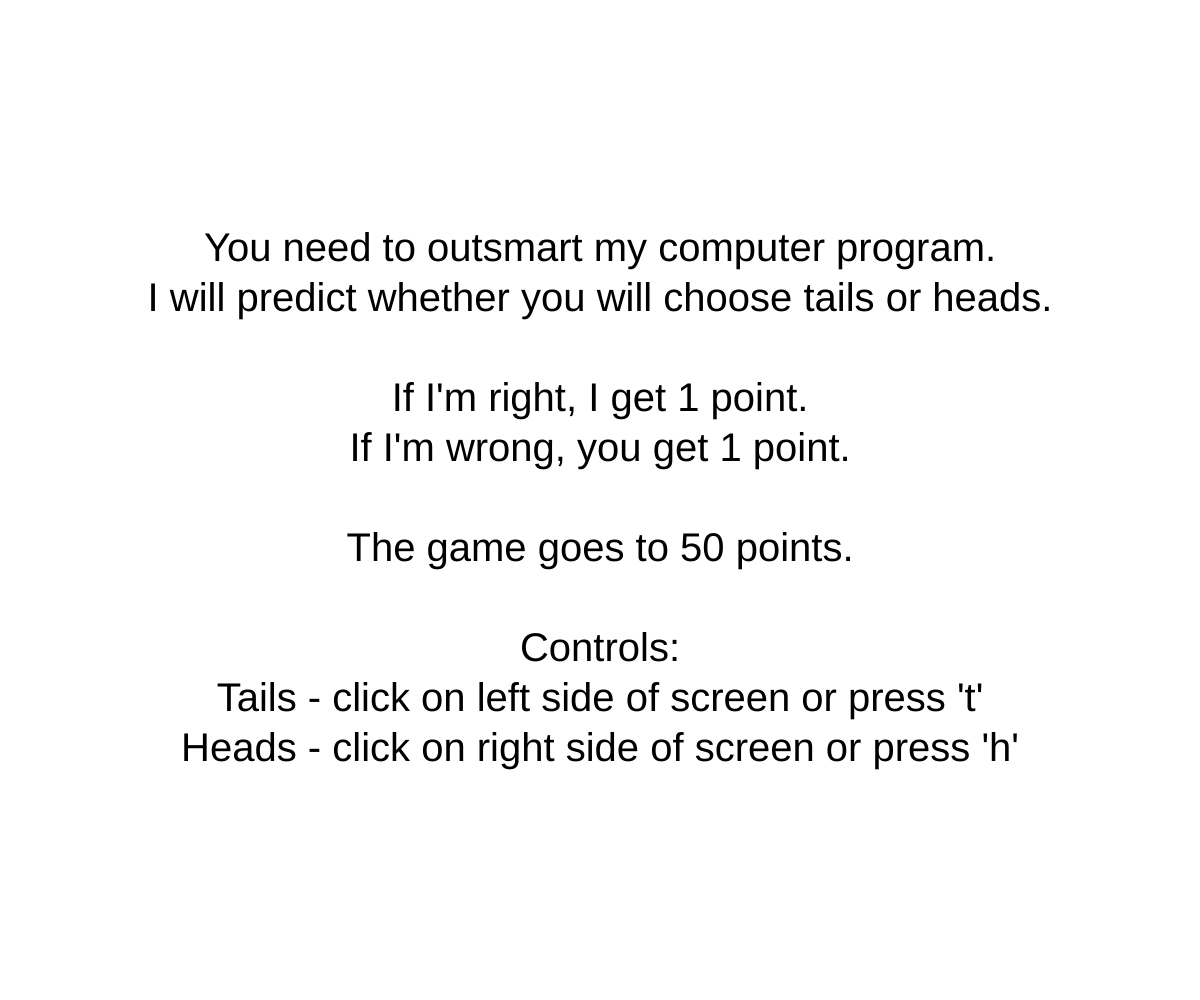
Frame 1 (no input)
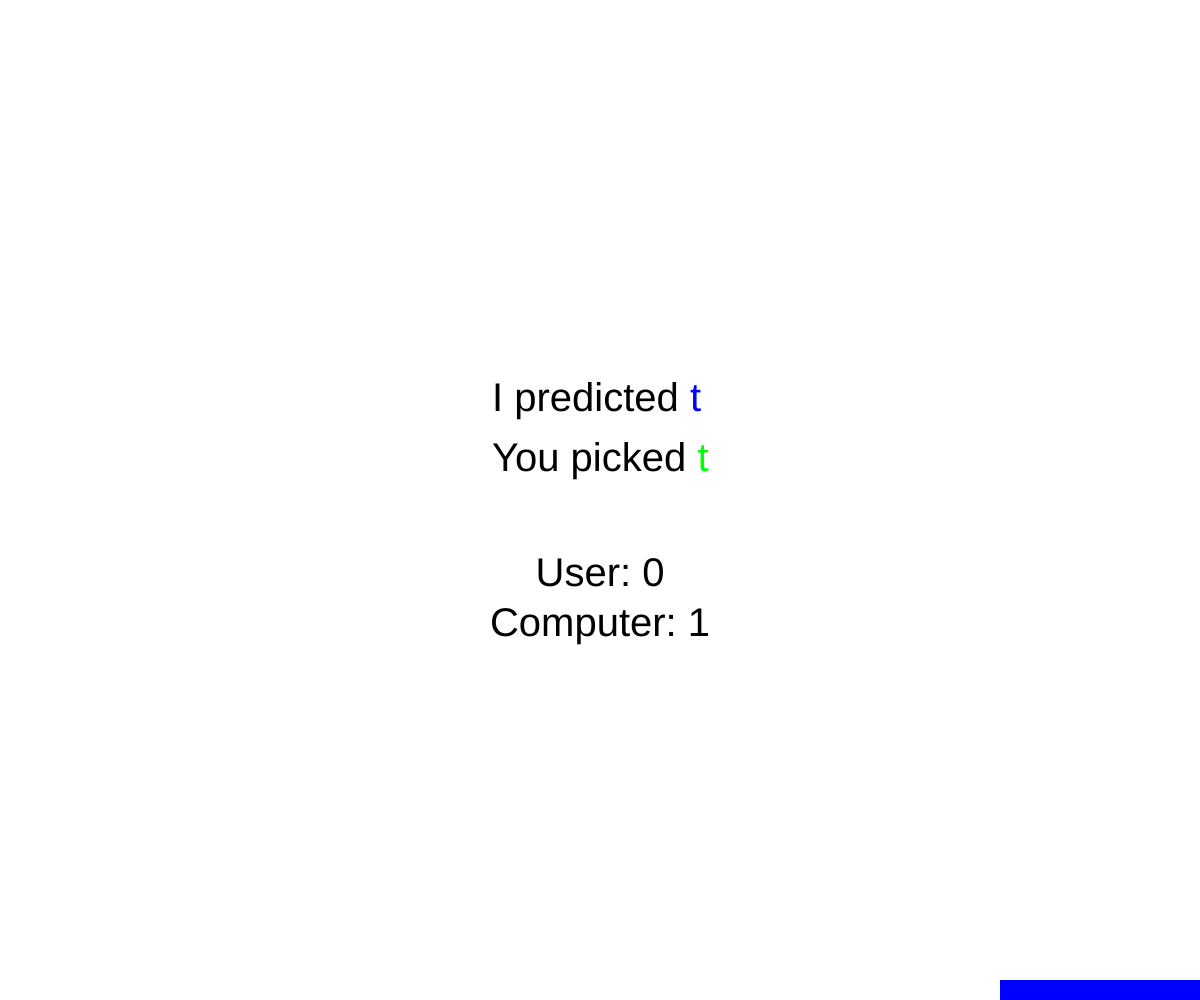
Frame 2 (the mouse pressed at the canvas centre, redrawn once)

The p5.js sketch that drew these frames (run headless with seeded random() and noise() and a simulated clock; the mouse was pressed at the canvas centre and the sketch redrawn once):

// p5.js sketch
// ── sketch.js
//Mind Reader Demo

let choiceHistory;
let lastFourGuesses;
let computerScore;
let userScore;
let userChoice;
let computerGuess;
let gameIsOver;
let scoreToWin;
let textSizeVariable;

async function setup() {
  createCanvas(windowWidth, windowHeight);
  textSizeVariable = width / 30;
  resetGame();
  predictUserChoice();
  background(255);
  fill(0);
  textAlign(CENTER, CENTER);
  textSize(textSizeVariable);
  text("You need to outsmart my computer program.\nI will predict whether you will choose tails or heads.\n\nIf I'm right, I get 1 point.\nIf I'm wrong, you get 1 point.\n\nThe game goes to " + scoreToWin + " points.\n\nControls:\nTails - click on left side of screen or press 't'\nHeads - click on right side of screen or press 'h'", width/2, height/2);
  noLoop();
}

function draw() {
  
}

function windowResized() {
  resizeCanvas(windowWidth, windowHeight);
  setup();
}

function resetGame() {
  choiceHistory = new Map();
  lastFourGuesses = "";
  computerScore = 0;
  userScore = 0;
  userChoice;
  computerGuess;
  gameIsOver = false;
  scoreToWin = 50;
}

function updateDisplay() {
  if (!gameIsOver) {
    background(255);
    showProgressBars();
    fill(0);
    textAlign(LEFT);
    textSize(textSizeVariable);
    let predictMessage = "I predicted";
    let youPickedMessage = "You picked";
    const spacerWidth = max(textWidth(" "), textSizeVariable * 0.28);
    text(predictMessage, width/2 - textSizeVariable*2.7, height/2 - textSizeVariable*2.5);
    text(youPickedMessage, width/2 - textSizeVariable*2.7, height/2 - textSizeVariable);

    // colored choice variables
    fill(0, 0, 255);
    text(computerGuess, width/2 - textSizeVariable*2.7 + textWidth(predictMessage) + spacerWidth, height/2 - textSizeVariable*2.5);
    fill(0, 255, 0);
    text(userChoice, width/2 - textSizeVariable*2.7 + textWidth(youPickedMessage) + spacerWidth, height/2 - textSizeVariable);

    fill(0);
    textAlign(CENTER);
    text("User: " + userScore + "\nComputer: " + computerScore, width/2, height/2 + textSizeVariable*2.5);
  }
  else {
    background(255);
    textAlign(CENTER);
    textSize(textSizeVariable);
    if (userScore > computerScore) {
      fill(0, 255, 0);
      text("You win!\nI'm impressed!\nClick to play again.", width/2, height/2);
    }
    else {
      fill(0, 0, 255);
      text("You lose!\nBetter luck next time!\nClick to play again.", width/2, height/2);
    }
  }
}

function showProgressBars() {
  let barWidth = width / 6;
  //human
  noStroke();
  let percentToHumanWin = userScore / scoreToWin;
  fill(0, 255, 0);
  rect(0, height - height*percentToHumanWin, barWidth, height*percentToHumanWin);

  //computer
  let percentToComputerWin = computerScore / scoreToWin;
  fill(0, 0, 255);
  rect(width-barWidth, height - height*percentToComputerWin, barWidth, height*percentToComputerWin);
}

function keyTyped() {
  if (key === "h") {
    userChoice = "h";
    takeTurn();
  }
  else if (key === "t") {
    userChoice = "t";
    takeTurn();
  }
  else if (key === "s") {
    setup();
  }
}

function mousePressed() {
  if (gameIsOver) {
    setup();
  }
  if (mouseX < width/2) {
    userChoice = "h";
    takeTurn();
  }
  else {
    userChoice = "t";
    takeTurn();
  }
}

function takeTurn() {
  determineWinner();
  updateDisplay();
  rememberChoice();
  if (lastFourGuesses.length < 4) {
    lastFourGuesses = lastFourGuesses + userChoice;
  }
  else {
    lastFourGuesses = lastFourGuesses.substring(1,4) + userChoice; //tack on the newest guess on the right, only keeping the previous 3 on the right
  }
  predictUserChoice();
}

function rememberChoice() {
  if (lastFourGuesses.length === 4) {
    if (choiceHistory.has(lastFourGuesses)) {
      //keep track of whether this pick was heads or tails
      let headsCount = choiceHistory.get(lastFourGuesses).h;
      let tailsCount = choiceHistory.get(lastFourGuesses).t;
      if (userChoice === "h") {
        headsCount++;
      }
      else if (userChoice === "t") {
        tailsCount++;
      }
      choiceHistory.set(lastFourGuesses, {
        "h": headsCount,
        "t": tailsCount,
      });
    }
    else {
      if (userChoice === "h") {
        choiceHistory.set(lastFourGuesses, {
          "h": 1,
          "t": 0
        });
      }
      else {
        choiceHistory.set(lastFourGuesses, {
          "h": 0,
          "t": 1
        });
      }
    }
  }
}

function predictUserChoice() {
  if (choiceHistory.has(lastFourGuesses)) { //have seen this pattern before
    //predict cleverly
    if (choiceHistory.get(lastFourGuesses).t > choiceHistory.get(lastFourGuesses).h) {
      computerGuess = "t";
    }
    else if (choiceHistory.get(lastFourGuesses).h > choiceHistory.get(lastFourGuesses).t) {
      computerGuess = "h";
    }
    else {
      //predict randomly
      if (random(100) < 50) {
        computerGuess = "h";
      }
      else {
        computerGuess = "t";
      }
    }
  }
  else {
    //predict randomly
    if (random(100) < 50) {
      computerGuess = "h";
    }
    else {
      computerGuess = "t";
    }
  }
}

function determineWinner() {
  if (computerGuess === userChoice) {
    computerScore++;
  }
  else {
    userScore++;
  }
  // print("I predicted a " + computerGuess + ", and you picked " + userChoice);
  // print("User: " + userScore + "\tComputer: " + computerScore);
  if (computerScore === scoreToWin || userScore === scoreToWin) {
    gameIsOver = true;
  }
}
// ── sketch-bad-variable-names.js
let a;
let b;
let c;
let d;
let e;
let f;
let g;
let h;
let i;

function setup() {
  createCanvas(windowWidth, windowHeight);
  i = width / 30;
  j();
  k();
  background(255);
  fill(0);
  textAlign(CENTER, CENTER);
  textSize(i);
  text("You need to outsmart my computer program.\nI will predict whether you will choose tails or heads.\n\nIf I'm right, I get 1 point.\nIf I'm wrong, you get 1 point.\n\nThe game goes to " + h + " points.\n\nControls:\nTails - click on left side of screen or press 't'\nHeads - click on right side of screen or press 'h'", width/2, height/2);
  noLoop();
}

function draw() {
}

function windowResized() {
  resizeCanvas(windowWidth, windowHeight);
  setup();
}

function j() {
  a = new Map();
  b = "";
  c = 0;
  d = 0;
  e;
  f;
  g = false;
  h = 50;
}

function l() {
  if (!g) {
    background(255);
    m();
    fill(0);
    textAlign(LEFT);
    textSize(i);
    let n = "I predicted ";
    let o = "You picked ";
    text(n, width/2 - i*2.7, height/2 - i*2.5);
    text(o, width/2 - i*2.7, height/2 - i);
    fill(0, 0, 255);
    text(f, width/2 - i*2.7 + textWidth(n), height/2 - i*2.5);
    fill(0, 255, 0);
    text(e, width/2 - i*2.7 + textWidth(o), height/2 - i);
    fill(0);
    textAlign(CENTER);
    text("User: " + d + "\nComputer: " + c, width/2, height/2 + i*2.5);
  }
  else {
    background(255);
    textAlign(CENTER);
    textSize(i);
    if (d > c) {
      fill(0, 255, 0);
      text("You win!\nI'm impressed!\nClick to play again.", width/2, height/2);
    }
    else {
      fill(0, 0, 255);
      text("You lose!\nBetter luck next time!\nClick to play again.", width/2, height/2);
    }
  }
}

function m() {
  let p = width / 6;
  noStroke();
  let q = d / h;
  fill(0, 255, 0);
  rect(0, height - height*q, p, height*q);
  let r = c / h;
  fill(0, 0, 255);
  rect(width-p, height - height*r, p, height*r);
}

function keyTyped() {
  if (key === "h") {
    e = "h";
    t();
  } 
  else if (key === "t") {
    e = "t";
    t();
  }
  else if (key === "s") {
    setup();
  }
}

function mousePressed() {
  if (g) {
    setup();
  }
  if (mouseX < width/2) {
    e = "h";
    t();
  }
  else {
    e = "t";
    t();
  }
}

function t() {
  w();
  l();
  x();
  if (b.length < 4) {
    b = b + e;
  }
  else {
    b = b.substring(1,4) + e; 
  }
  k();
}

function x() {
  if (b.length === 4) {
    if (a.has(b)) {
      let y = a.get(b).h;
      let z = a.get(b).t;
      if (e === "h") {
        y++;
      } else if (e === "t") {
        z++;
      }
      a.set(b, {
        "h": y,
        "t": z,
      });
    } else {
      if (e === "h") {
        a.set(b, {
          "h": 1,
          "t": 0
        });
      } else {
        a.set(b, {
          "h": 0,
          "t": 1
        });
      }
    }
  }
}

function k() {
  if (a.has(b)) {
    if (a.get(b).t > a.get(b).h) {
      f = "t";
    } else if (a.get(b).h > a.get(b).t) {
      f = "h";
    } else {
      if (random(100) < 50) {
        f = "h";
      } else {
        f = "t";
      }
    }
  } else {
    if (random(100) < 50) {
      f = "h";
    } else {
      f = "t";
    }
  }
}

function w() {
  if (f === e) {
    c++;
  } else {
    d++;
  }
  if (c === h || d === h) {
    g = true;
  }
}
// ── sketch.obfuscated.js
(function(_0x3f11f7,_0x6eefb7){const _0x4214d6=a0_0x183c,_0x2f855f=_0x3f11f7();while(!![]){try{const _0x10dc63=parseInt(_0x4214d6(0x167))/0x1*(-parseInt(_0x4214d6(0x156))/0x2)+-parseInt(_0x4214d6(0x175))/0x3*(-parseInt(_0x4214d6(0x154))/0x4)+parseInt(_0x4214d6(0x14d))/0x5*(-parseInt(_0x4214d6(0x164))/0x6)+parseInt(_0x4214d6(0x17b))/0x7*(parseInt(_0x4214d6(0x15b))/0x8)+-parseInt(_0x4214d6(0x152))/0x9*(parseInt(_0x4214d6(0x15e))/0xa)+parseInt(_0x4214d6(0x181))/0xb+parseInt(_0x4214d6(0x170))/0xc*(-parseInt(_0x4214d6(0x14c))/0xd);if(_0x10dc63===_0x6eefb7)break;else _0x2f855f['push'](_0x2f855f['shift']());}catch(_0x4e4e53){_0x2f855f['push'](_0x2f855f['shift']());}}}(a0_0x45aa,0x3b8c7));let a0_0x1e46cd,a0_0x46ad31,a0_0x125c04,a0_0x2285d6,a0_0x211d1b,a0_0x213609,a0_0x2729a2,a0_0x26f143,a0_0x434a10;async function setup(){const _0x55bac9=a0_0x183c;createCanvas(windowWidth,windowHeight),a0_0x434a10=width/0x1e,a0_0x313993(),a0_0x2bae7d(),background(0xff),fill(0x0),textAlign(CENTER,CENTER),textSize(a0_0x434a10),text(_0x55bac9(0x160)+_0x55bac9(0x161)+_0x55bac9(0x149)+_0x55bac9(0x17a)+_0x55bac9(0x159)+_0x55bac9(0x146)+_0x55bac9(0x144)+'\x20whether'+_0x55bac9(0x151)+'l\x20choose'+_0x55bac9(0x15d)+'r\x20heads.'+_0x55bac9(0x176)+_0x55bac9(0x158)+'I\x20get\x201\x20'+_0x55bac9(0x178)+'f\x20I\x27m\x20wr'+_0x55bac9(0x17f)+_0x55bac9(0x150)+_0x55bac9(0x172)+_0x55bac9(0x147)+'goes\x20to\x20'+a0_0x26f143+(_0x55bac9(0x16e)+_0x55bac9(0x148)+_0x55bac9(0x179)+_0x55bac9(0x162)+_0x55bac9(0x15f)+_0x55bac9(0x165)+'f\x20screen'+_0x55bac9(0x16c)+_0x55bac9(0x173)+_0x55bac9(0x17c)+_0x55bac9(0x153)+_0x55bac9(0x171)+_0x55bac9(0x14f)+_0x55bac9(0x169)+_0x55bac9(0x14b)),width/0x2,height/0x2),noLoop();}function a0_0x45aa(){const _0x4d9716=['ads\x20-\x20cl','You\x20pick','\x0aClick\x20t','ong,\x20you','set','4471929AkRytj','\x20predict','o\x20play\x20a','.\x0aI\x20will','he\x20game\x20','\x0a\x0aContro','mart\x20my\x20','ressed!\x0a','ress\x20\x27h\x27','1248koVhaI','2055CczfsD','gain.','e\x20of\x20scr','\x20get\x201\x20p','\x20you\x20wil','839637GOGwfo','ick\x20on\x20r','268868LcpYmx','\x20luck\x20ne','19466hUJqdm','ain.','\x20right,\x20','\x20program','\x0aCompute','8672JBfRJU','get','\x20tails\x20o','20ZsWcEg','k\x20on\x20lef','You\x20need','\x20to\x20outs','s\x20-\x20clic','substrin','6150BVTgmK','t\x20side\x20o','r:\x20','7qAgrBu','User:\x20','een\x20or\x20p','length','!\x0aBetter','\x20or\x20pres','ted','\x20points.','xt\x20time!','4668lqvIAi','ight\x20sid','oint.\x0a\x0aT','s\x20\x27t\x27\x0aHe','Click\x20to','12EQUMol','\x0a\x0aIf\x20I\x27m','I\x20predic','point.\x0aI','ls:\x0aTail','computer','1820YYBrOh'];a0_0x45aa=function(){return _0x4d9716;};return a0_0x45aa();}function draw(){}function windowResized(){resizeCanvas(windowWidth,windowHeight),setup();}function a0_0x313993(){a0_0x1e46cd=new Map(),a0_0x46ad31='',a0_0x125c04=0x0,a0_0x2285d6=0x0,a0_0x211d1b,a0_0x213609,a0_0x2729a2=![],a0_0x26f143=0x32;}function a0_0x541439(){const _0x3842e0=a0_0x183c;if(!a0_0x2729a2){background(0xff),a0_0x15f35d(),fill(0x0),textAlign(LEFT),textSize(a0_0x434a10);let _0x4507ff=_0x3842e0(0x177)+_0x3842e0(0x16d),_0x3cb54b=_0x3842e0(0x17d)+'ed';const _0x34bca5=max(textWidth('\x20'),a0_0x434a10*0.28);text(_0x4507ff,width/0x2-a0_0x434a10*2.7,height/0x2-a0_0x434a10*2.5),text(_0x3cb54b,width/0x2-a0_0x434a10*2.7,height/0x2-a0_0x434a10),fill(0x0,0x0,0xff),text(a0_0x213609,width/0x2-a0_0x434a10*2.7+textWidth(_0x4507ff)+_0x34bca5,height/0x2-a0_0x434a10*2.5),fill(0x0,0xff,0x0),text(a0_0x211d1b,width/0x2-a0_0x434a10*2.7+textWidth(_0x3cb54b)+_0x34bca5,height/0x2-a0_0x434a10),fill(0x0),textAlign(CENTER),text(_0x3842e0(0x168)+a0_0x2285d6+(_0x3842e0(0x15a)+_0x3842e0(0x166))+a0_0x125c04,width/0x2,height/0x2+a0_0x434a10*2.5);}else background(0xff),textAlign(CENTER),textSize(a0_0x434a10),a0_0x2285d6>a0_0x125c04?(fill(0x0,0xff,0x0),text('You\x20win!'+'\x0aI\x27m\x20imp'+_0x3842e0(0x14a)+_0x3842e0(0x174)+'\x20play\x20ag'+_0x3842e0(0x157),width/0x2,height/0x2)):(fill(0x0,0x0,0xff),text('You\x20lose'+_0x3842e0(0x16b)+_0x3842e0(0x155)+_0x3842e0(0x16f)+_0x3842e0(0x17e)+_0x3842e0(0x145)+_0x3842e0(0x14e),width/0x2,height/0x2));}function a0_0x15f35d(){let _0x2d6094=width/0x6;noStroke();let _0x3a4100=a0_0x2285d6/a0_0x26f143;fill(0x0,0xff,0x0),rect(0x0,height-height*_0x3a4100,_0x2d6094,height*_0x3a4100);let _0x480565=a0_0x125c04/a0_0x26f143;fill(0x0,0x0,0xff),rect(width-_0x2d6094,height-height*_0x480565,_0x2d6094,height*_0x480565);}function keyTyped(){if(key==='h')a0_0x211d1b='h',a0_0x45179e();else{if(key==='t')a0_0x211d1b='t',a0_0x45179e();else key==='s'&&setup();}}function mousePressed(){a0_0x2729a2&&setup(),mouseX<width/0x2?(a0_0x211d1b='h',a0_0x45179e()):(a0_0x211d1b='t',a0_0x45179e());}function a0_0x45179e(){const _0x1c003c=a0_0x183c;a0_0x52000f(),a0_0x541439(),a0_0x57c8c2(),a0_0x46ad31['length']<0x4?a0_0x46ad31=a0_0x46ad31+a0_0x211d1b:a0_0x46ad31=a0_0x46ad31[_0x1c003c(0x163)+'g'](0x1,0x4)+a0_0x211d1b,a0_0x2bae7d();}function a0_0x57c8c2(){const _0x5bd36a=a0_0x183c;if(a0_0x46ad31[_0x5bd36a(0x16a)]===0x4){if(a0_0x1e46cd['has'](a0_0x46ad31)){let _0x4f1f9d=a0_0x1e46cd[_0x5bd36a(0x15c)](a0_0x46ad31)['h'],_0x348203=a0_0x1e46cd[_0x5bd36a(0x15c)](a0_0x46ad31)['t'];if(a0_0x211d1b==='h')_0x4f1f9d++;else a0_0x211d1b==='t'&&_0x348203++;a0_0x1e46cd[_0x5bd36a(0x180)](a0_0x46ad31,{'h':_0x4f1f9d,'t':_0x348203});}else a0_0x211d1b==='h'?a0_0x1e46cd[_0x5bd36a(0x180)](a0_0x46ad31,{'h':0x1,'t':0x0}):a0_0x1e46cd[_0x5bd36a(0x180)](a0_0x46ad31,{'h':0x0,'t':0x1});}}function a0_0x2bae7d(){const _0x2f045b=a0_0x183c;if(a0_0x1e46cd['has'](a0_0x46ad31)){if(a0_0x1e46cd[_0x2f045b(0x15c)](a0_0x46ad31)['t']>a0_0x1e46cd[_0x2f045b(0x15c)](a0_0x46ad31)['h'])a0_0x213609='t';else a0_0x1e46cd[_0x2f045b(0x15c)](a0_0x46ad31)['h']>a0_0x1e46cd['get'](a0_0x46ad31)['t']?a0_0x213609='h':random(0x64)<0x32?a0_0x213609='h':a0_0x213609='t';}else random(0x64)<0x32?a0_0x213609='h':a0_0x213609='t';}function a0_0x183c(_0x437e87,_0x1f69de){_0x437e87=_0x437e87-0x144;const _0x45aaf4=a0_0x45aa();let _0x183c55=_0x45aaf4[_0x437e87];return _0x183c55;}function a0_0x52000f(){a0_0x213609===a0_0x211d1b?a0_0x125c04++:a0_0x2285d6++,(a0_0x125c04===a0_0x26f143||a0_0x2285d6===a0_0x26f143)&&(a0_0x2729a2=!![]);}
